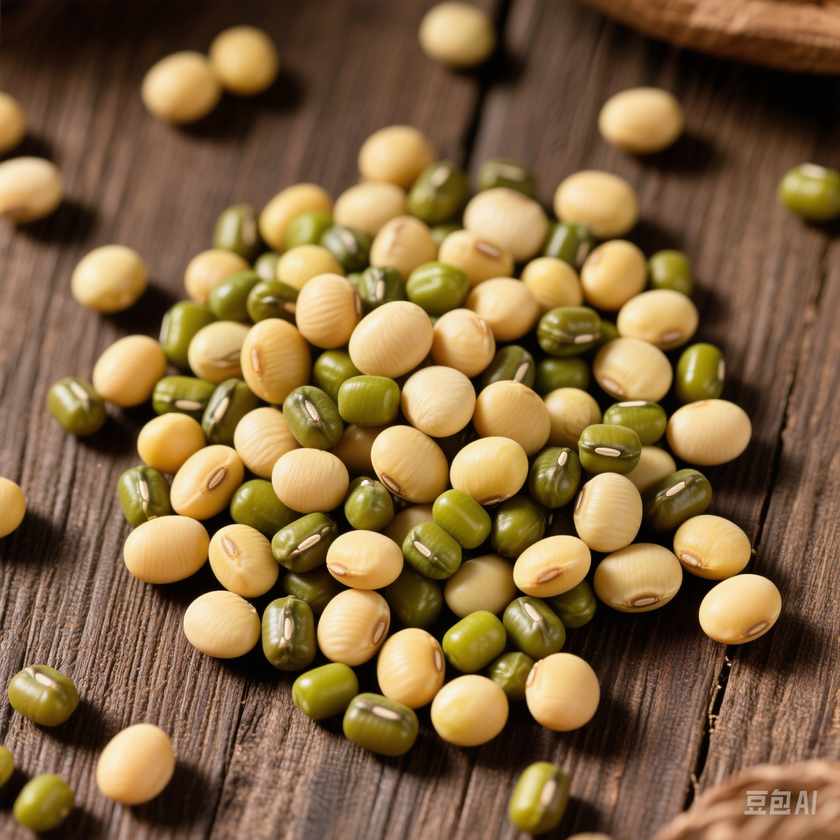
#> input picture demo/soybean_mungbean.png, 840 x 840 px, shrunk from 1536 x 1536 before the run, found by its file name
$ python bean_detection.py
#> lines starting #> are read from the running program, lines starting #| are printed output that depends on the picture; after the words box and inside, x2 and y2 are one past the last pixel; in counts of white or black regions, pixels touching at a corner belong together
#> further down, test_image is the input picture: shape (840, 840, 3); mean B, G, R 64.9, 101.7, 129.5
import cv2
import numpy as np
image_path = r"F:\\python_work\\ovi\\demo\\soybean_mungbean.png"
def detect_beans(frame):
    # 使用传入的帧图像
    if frame is None:
        print("无效的图像帧")
        return None, 0, 0  # 返回None和计数为0

    # 转换为HSV颜色空间
    hsv = cv2.cvtColor(frame, cv2.COLOR_BGR2HSV)
#> hsv: shape (840, 840, 3); mean H, S, V 16.3, 143.3, 129.5

    # 定义黄豆的颜色范围 (HSV格式)
    # 黄豆呈现淡黄色，有些偏米色
    yellow_lower = np.array([15, 30, 150])  # 降低饱和度下限，提高亮度下限
    yellow_upper = np.array([35, 150, 255]) # 扩大色调范围

    # 定义绿豆的颜色范围 (HSV格式)
    # 绿豆呈现深绿色，有光泽
    green_lower = np.array([35, 40, 40])   # 降低饱和度和亮度下限
    green_upper = np.array([90, 255, 200]) # 扩大色调范围

    # 创建颜色掩膜
    yellow_mask = cv2.inRange(hsv, yellow_lower, yellow_upper)
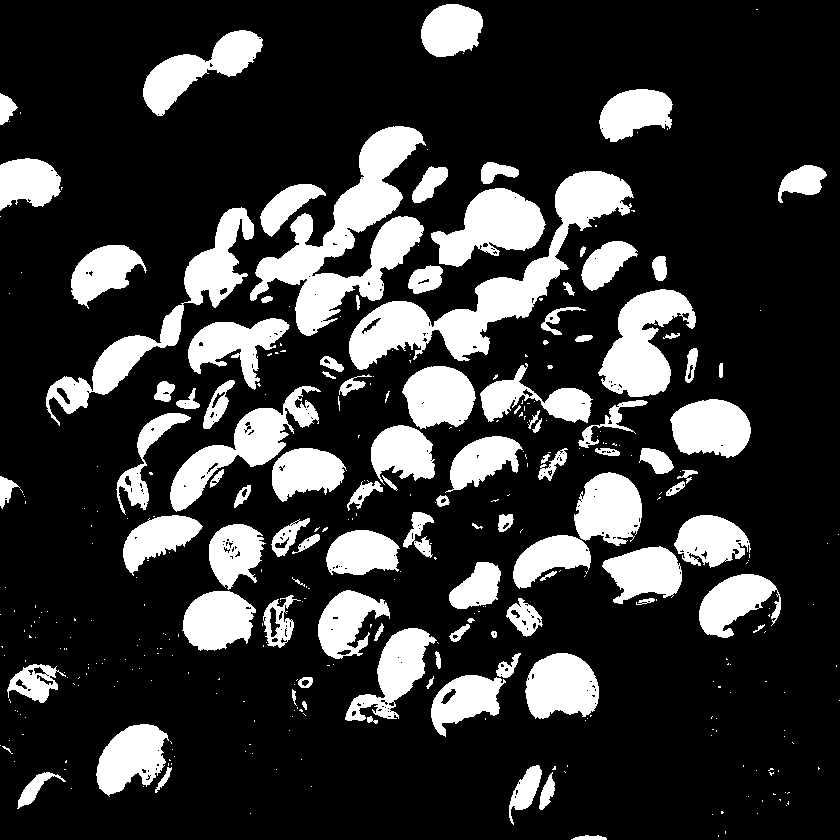
#> yellow_mask: shape (840, 840); 21.2% white; 361 white regions (257 under 20 px), largest, box (x1, y1, x2, y2) and area: (250, 126, 426, 336) 12985, (349, 171, 634, 370) 12172, (46, 207, 254, 426) 7190
    green_mask = cv2.inRange(hsv, green_lower, green_upper)
#> green_mask: shape (840, 840); every value is 0

    # 形态学处理
    kernel = cv2.getStructuringElement(cv2.MORPH_ELLIPSE, (7,7))  # 增大核大小
    yellow_mask = cv2.morphologyEx(yellow_mask, cv2.MORPH_CLOSE, kernel)
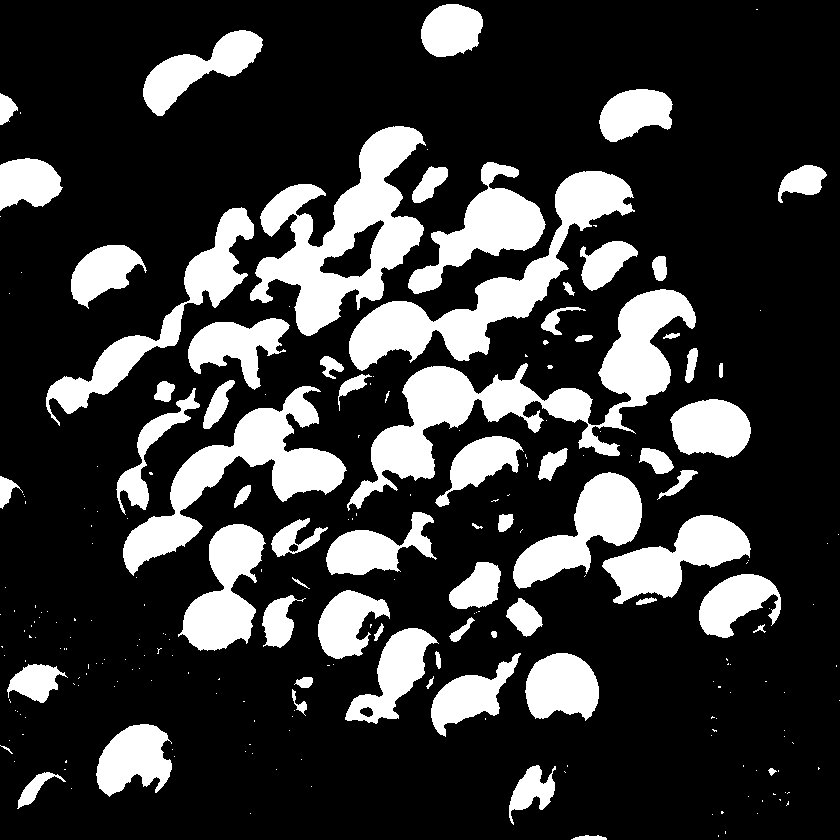
#> yellow_mask: shape (840, 840); 22.3% white; 233 white regions (164 under 20 px), largest, box (x1, y1, x2, y2) and area: (347, 289, 696, 511) 17308, (250, 126, 426, 336) 15088, (349, 171, 635, 371) 12675
    yellow_mask = cv2.morphologyEx(yellow_mask, cv2.MORPH_OPEN, kernel, iterations=1)  # 添加开运算去除噪点
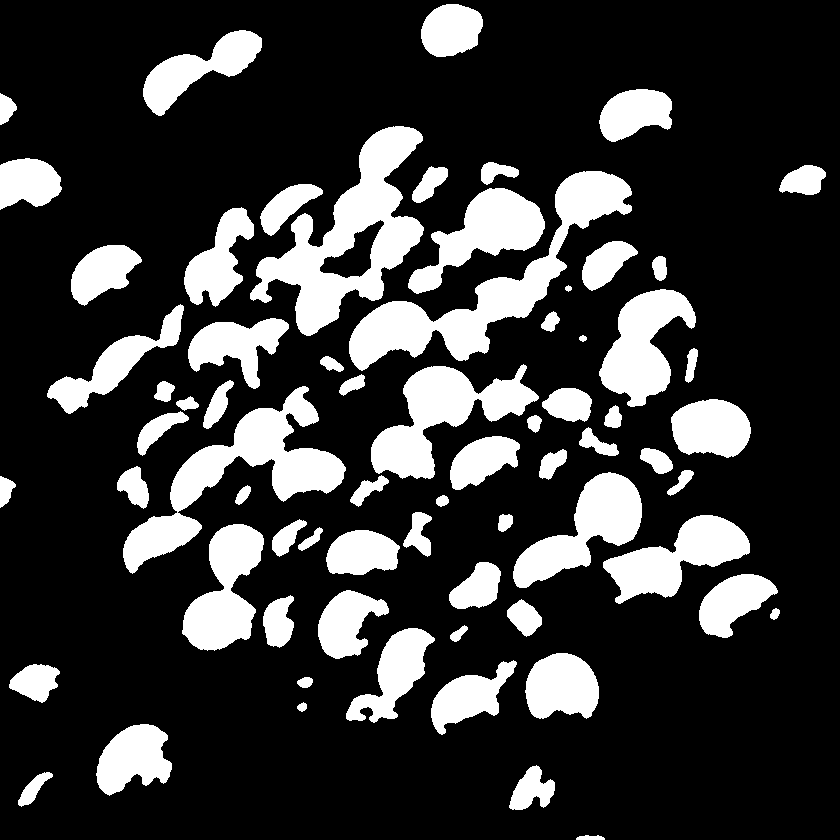
#> yellow_mask: shape (840, 840); 21.7% white; 70 white regions

    green_mask = cv2.morphologyEx(green_mask, cv2.MORPH_CLOSE, kernel)
    green_mask = cv2.morphologyEx(green_mask, cv2.MORPH_OPEN, kernel, iterations=1)

    # 寻找轮廓
    yellow_contours, _ = cv2.findContours(yellow_mask, cv2.RETR_EXTERNAL, cv2.CHAIN_APPROX_SIMPLE)
#> yellow_contours = 70 contours; largest, box (x1, y1, x2, y2) and area: (250, 126, 424, 336) 14589, (349, 171, 632, 371) 12158, (123, 386, 346, 574) 10790, (371, 364, 539, 479) 7768, (513, 472, 642, 588) 6248
    green_contours, _ = cv2.findContours(green_mask, cv2.RETR_EXTERNAL, cv2.CHAIN_APPROX_SIMPLE)
#> green_contours = []

    # 绘制结果
    result = frame.copy()
    # 在绘制轮廓时
    for cnt in yellow_contours:
        area = cv2.contourArea(cnt)
        if area > 200:  # 增大面积阈值
            cv2.drawContours(result, [cnt], -1, (0,255,255), 2)
            x,y,w,h = cv2.boundingRect(cnt)
            cv2.putText(result, 'Yellow Bean', (x,y-5), cv2.FONT_HERSHEY_SIMPLEX, 0.5, (0,255,255), 1)
#> this loop made 70 passes
#> (area, x, y, w, h) on passes 2, 3, 4, 7, 8, 9, 10, 13, 14, 15, 16, 17: (445, 18, 772, 35, 35), (1133, 509, 765, 46, 45), (3512, 96, 724, 76, 72), (1230, 9, 664, 51, 39), (2817, 431, 660, 86, 75), (3732, 525, 653, 74, 66), (3501.5, 346, 628, 89, 95), (772.5, 507, 599, 35, 38), (1097.5, 263, 595, 31, 53), (2792, 318, 590, 71, 69), (2827, 699, 574, 79, 64), (1545.5, 449, 562, 52, 47)
#> area on passes 1, 5, 6, 11, 12, 23: 84, 56, 114, 129.5, 68, 185
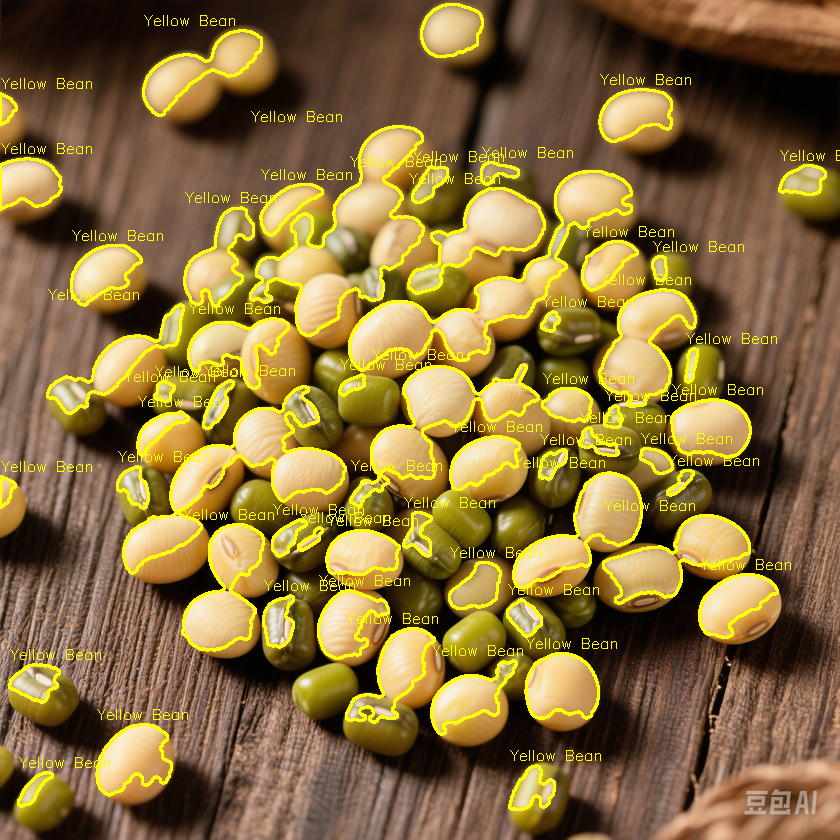
#> result: shape (840, 840, 3); 7.98% of pixels changed, all inside (x1, y1, x2, y2) = (0, 3, 840, 811)

    for cnt in green_contours:
        area = cv2.contourArea(cnt)
        if area > 100:
            cv2.drawContours(result, [cnt], -1, (0,255,0), 2)
            x,y,w,h = cv2.boundingRect(cnt)
            cv2.putText(result, 'Green Bean', (x,y-5), cv2.FONT_HERSHEY_SIMPLEX, 0.5, (0,255,0), 1)
#> this loop made 0 passes

    # 计算豆子数量
    yellow_count = sum(1 for cnt in yellow_contours if cv2.contourArea(cnt) > 200)
#> yellow_count = 57
    green_count = sum(1 for cnt in green_contours if cv2.contourArea(cnt) > 100)
#> green_count = 0

    # 在图像上显示数量统计
    cv2.putText(result, f'Yellow Beans: {yellow_count}', (10, 30), cv2.FONT_HERSHEY_SIMPLEX, 1, (0,255,255), 2)
    cv2.putText(result, f'Green Beans: {green_count}', (10, 70), cv2.FONT_HERSHEY_SIMPLEX, 1, (0,255,0), 2)
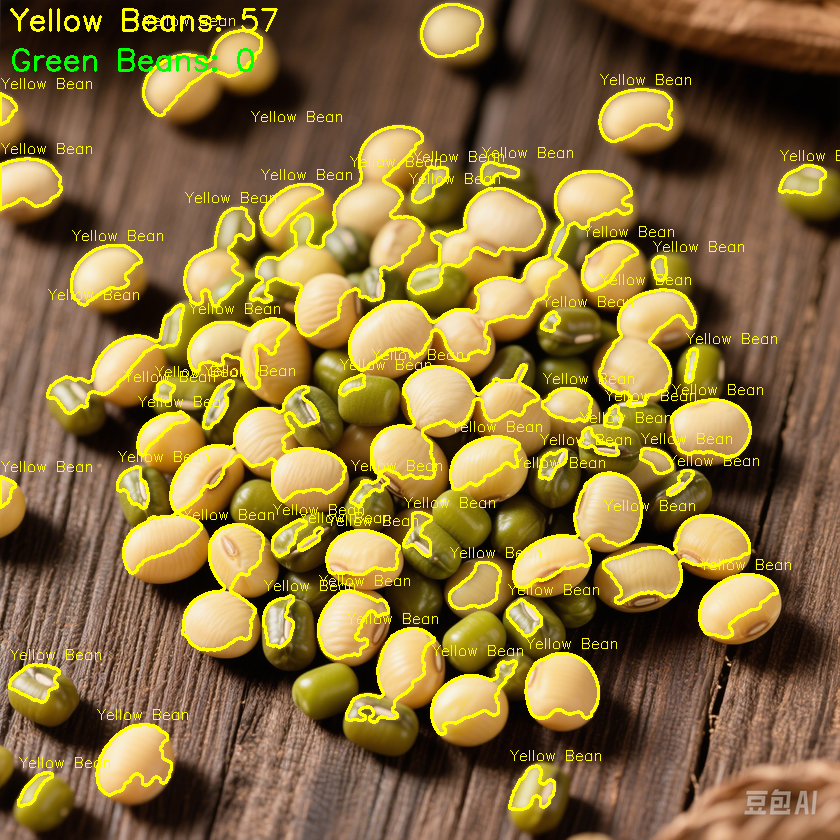
#> result: shape (840, 840, 3); mean B, G, R 58.5, 112.2, 136.8

    # 返回处理结果和豆子数量
    return result, yellow_count, green_count

if __name__ == "__main__":
    # 测试代码
    test_image = cv2.imread(image_path)
    if test_image is not None:
        result = detect_beans(test_image)
        if result is not None:
            cv2.imshow('Result', result)
            cv2.waitKey(0)
            cv2.destroyAllWindows()
